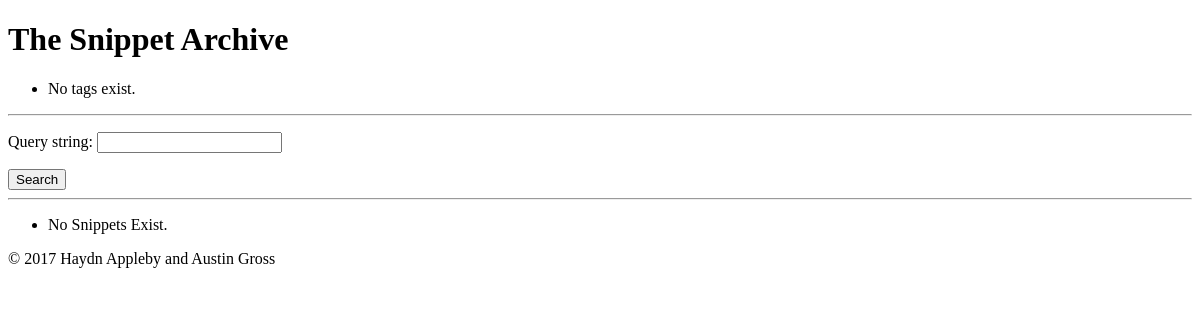
Before: /index/ with the older database file.
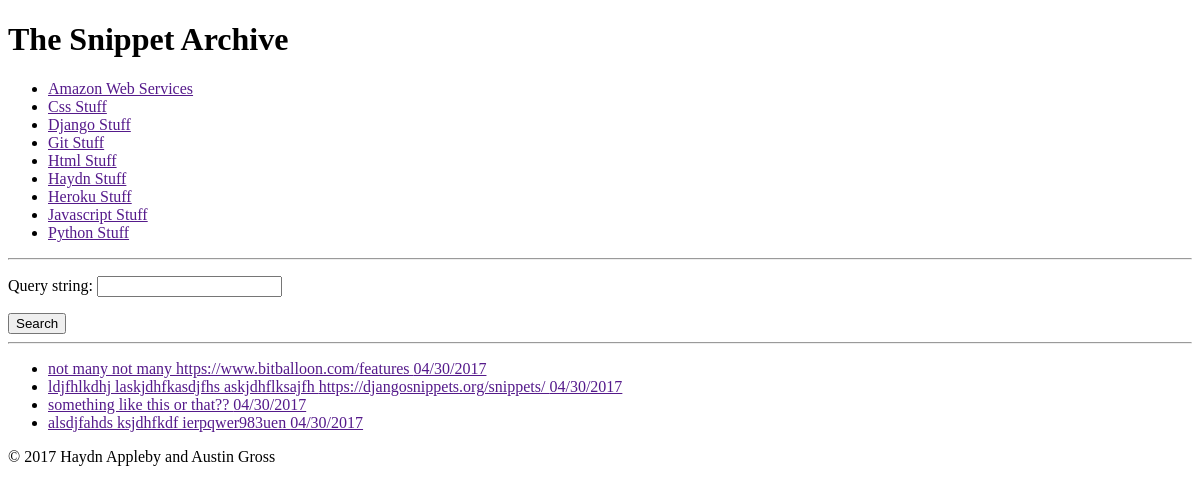
After: the same page with the newer database file.
### archive/models.py (models this page shows, shortened)
class Tag(models.Model):
    name = models.CharField(max_length=31, unique=True)
    slug = models.SlugField(max_length=31, unique=True)
    class Meta:
        ordering = ['name']

class Snippet(models.Model):
    question = models.ForeignKey(Query)
    answer = models.CharField(max_length=2047)
    source = models.URLField(max_length=255, blank=True)
    created = models.DateTimeField('Date Created', auto_now_add=True)
    updated = models.DateTimeField('Last Modified', auto_now=True)
    tags = models.ManyToManyField(Tag, related_name='snippets')
    class Meta:
        ordering = ['-updated']

### archive/views.py (the view)
class IndexPage(CreateView):
    model = Query
    form_class = QueryForm
    template_name = 'archive/index.html'
    def get_context_data(self, **kwargs):
        context = super(IndexPage, self).get_context_data(**kwargs)
        context['tag_list'] = Tag.objects.all()
        context['snippet_list'] = Snippet.objects.all()
        return context

### archive/forms.py
class QueryForm(ModelForm):
    class Meta:
        model = Query
        fields = '__all__'

### archive/templates/archive/index.html (shortened to what this page needs)
{% extends "base.html" %}
{% block content %}
<ul>
  {% for tag in tag_list %}
    <li><a href="">
      {{ tag.name|title }}
    </a></li>
  {% empty %}
    <li>No tags exist.</li>
  {% endfor %}
</ul>
<hr>
<div>
  <div>
    <form action="" method="post">
      {{ form.as_p }}
      <button type="submit">
        Search
      </button>
    </form>
  </div>
</div>
<hr>
<ul>
  {% for snippet in snippet_list %}
    <li><a href="">
      {{ snippet.answer }}
      {{ snippet.source }}
      {{ snippet.updated|date:"SHORT_DATE_FORMAT" }}
    </a></li>
  {% empty %}
    <li>No Snippets Exist.</li>
  {% endfor %}
</ul>
{% endblock %}

### templates/base.html (shortened to what this page needs)
<!DOCTYPE html>
<html lang="en">
  <head>
  </head>
  <body>
    <div>
      <header>
        <h1>The Snippet Archive</h1>
      </header>
      <main>
        {% block content %} This is default content {% endblock %}
      </main>
      <footer>
        <p>
          &copy; 2017
          Haydn Appleby and Austin Gross
        </p>
      </footer>
    </div>
  </body>
</html>

Changed rows visible on the page:
added Tag: name "Amazon Web Services"
added Tag: name "Css Stuff"
added Tag: name "Django Stuff"
added Tag: name "Git Stuff"
added Tag: name "Html Stuff"
added Tag: name "Haydn Stuff"
added Tag: name "Heroku Stuff"
added Tag: name "Javascript Stuff"
added Tag: name "Python Stuff"
added Snippet: answer "not many not many", source "https://www.bitballoon.com/features", updated "04/30/2017"
added Snippet: answer "ldjfhlkdhj laskjdhfkasdjfhs askjdhflksajfh", source "https://djangosnippets.org/snippets/", updated "04/30/2017"
added Snippet: answer "something like this or that??", updated "04/30/2017"
added Snippet: answer "alsdjfahds ksjdhfkdf ierpqwer983uen", updated "04/30/2017"
Other visible differences:
text no longer shown: "No tags exist. No Snippets Exist."
